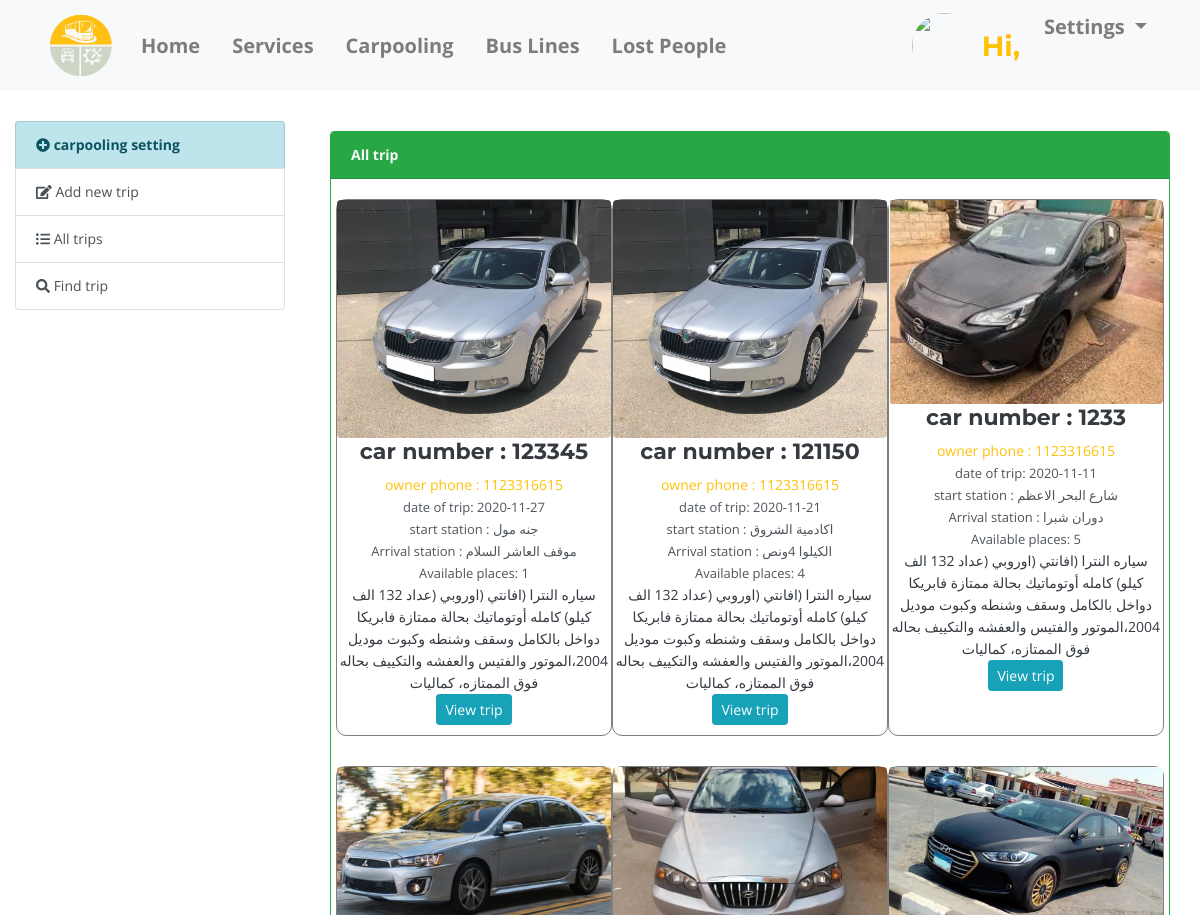
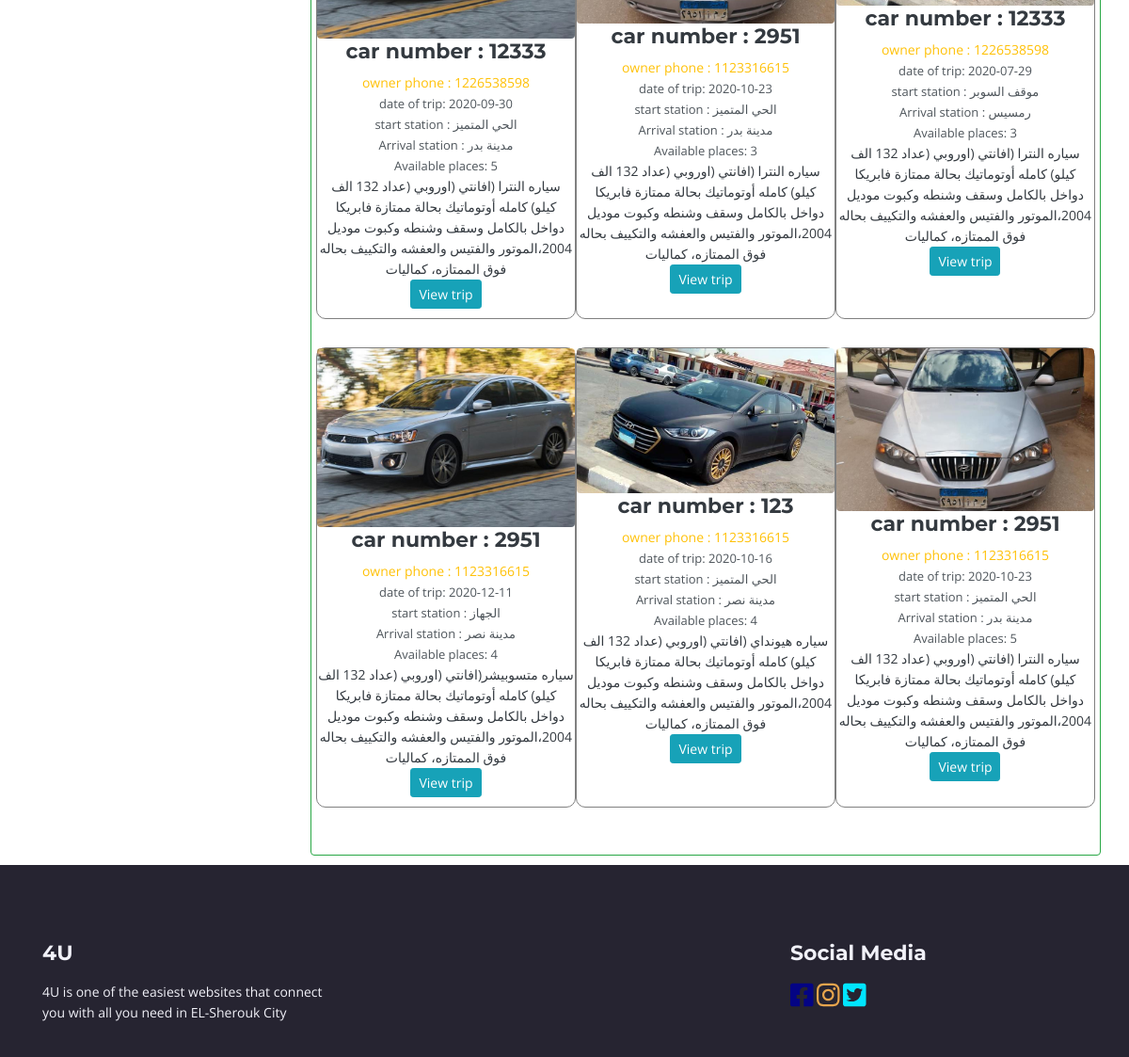
Page /graduationproject/public_html/web_main_page/all_trip.php on the committed database (2 pictures, top to bottom).
### tables this page shows
CREATE TABLE `car` (
  `car_id` int(11) NOT NULL,
  `car_number` int(11) NOT NULL,
  `phone_number` int(11) NOT NULL,
  `car_discribtion` text NOT NULL,
  `When_to_move` date NOT NULL,
  `move_time` time NOT NULL,
  `start_station` text NOT NULL,
  `Arrival_station` text NOT NULL,
  `Available_places` text NOT NULL,
  `car_image` text NOT NULL,
  `trip_add_date` text NOT NULL,
  `auther` int(11) NOT NULL
);

### graduationproject/public_html/web_main_page/all_trip.php (the view, shortened to what this page needs)
<?php
include_once("include/connect.php");
include_once("include/header.php");
include_once("include/side_bar_car.php");
?>
<div class="col-sm-9 "style="padding-top: 30px">
    <div class="col-md-12">
        <div class="row">
            <div class="col-md-12"style="margin-top: 10px ;margin-bottom: 10px" >
                <div class="card border-success">
                    <div class="card-header bg-success text-light">
                        <b>All trip </b>
                    </div>
                    <div class="card-body">
                        <div class="row">
                            <?Php
                            $car=mysqli_query($connect,"SELECT * FROM car p INNER JOIN sin_up r where p.auther =r.user_id order by 	car_id  desc limit 30");
                            while($cars=mysqli_fetch_assoc($car)){
                                echo'
<div class="col-lg-4 col-md-4 col-sm-4 col-xs-12"style="   border: 1px solid gray; border-radius: 10px;margin-bottom:30px; padding: 0px ;">
					<div class="box-part text-center">
                        <img src="../'.($cars['car_image'] == ''?'img/no-img.jpg':$cars['car_image']).'"class="rounded" width="100%"/>
						<div class="title">
							<h4 class=" text-dark"> car number : '.substr($cars['car_number'],0,11).'</h4>
							<span class="text-warning d-block">owner phone : '.substr($cars['phone_number'],0,11).'   </span>
							<span   class="d-block" style="color: #4e555b;font-size: small "> date of trip: '.$cars['When_to_move'].'</span>
							<span  class="d-block" style="color: #4e555b;font-size: small "> start station : '.$cars['start_station'] .'</span>
							<span  class="d-block" style="color: #4e555b;font-size: small "> Arrival station : '.$cars['Arrival_station'] .'</span>
							<span  class="d-block" style="color: #4e555b;font-size: small "> Available places: '.$cars['Available_places'] .'</span>
						</div>
						<div class="text">
							<span class=" text-dark" >'.$cars['car_discribtion'] .'</span>
						</div>
						<div STYLE="margin-bottom: 10px">
						<a href="view_trip.php?id='.$cars['car_id'].'"  class="btn btn-info btn-sm">View trip</a> ';
                                echo '
						<div class="mb-10"></div>
					 </div>
					 </div>
				</div>';
                            }
                            ?>
                    </div>
                    </div>
                </div>
            </div>
        </div>
    </div>
</div>
</div>
</div>
<?php
include_once("include/footer.php");
?>

### graduationproject/public_html/css/styles.css (style rules this page uses)
body, html { width: 100%; height: 100%; }
body, p { color: #f1f1f8; font: 400 0.875rem/1.375rem "Open Sans", sans-serif; }
h4 { color: #f1f1f8; font: 700 1.375rem/1.75rem "Montserrat", sans-serif; }
* { transition: all 0.5s ease; }

### rows in the picture
car: car_image (picture), car_number "123345", phone_number "1123316615", When_to_move "2020-11-27", start_station "جنه مول", Arrival_station "موقف العاشر السلام", Available_places "1", car_discribtion "سياره النترا (افانتي (اوروبي (عداد 132 الف كيلو) كامله أوتوماتيك بحالة ممتازة فابريكا دواخل بالكامل وسقف وشنطه وكبوت موديل 2004،الموتور والفتيس والعفشه والتكييف بحاله فوق الممتازه، كماليات"
car: car_image (picture), car_number "121150", phone_number "1123316615", When_to_move "2020-11-21", start_station "اكادمية الشروق", Arrival_station "الكيلوا 4ونص", Available_places "4", car_discribtion "سياره النترا (افانتي (اوروبي (عداد 132 الف كيلو) كامله أوتوماتيك بحالة ممتازة فابريكا دواخل بالكامل وسقف وشنطه وكبوت موديل 2004،الموتور والفتيس والعفشه والتكييف بحاله فوق الممتازه، كماليات"
car: car_image (picture), car_number "1233", phone_number "1123316615", When_to_move "2020-11-11", start_station "شارع البحر الاعظم", Arrival_station "دوران شبرا", Available_places "5", car_discribtion "سياره النترا (افانتي (اوروبي (عداد 132 الف كيلو) كامله أوتوماتيك بحالة ممتازة فابريكا دواخل بالكامل وسقف وشنطه وكبوت موديل 2004،الموتور والفتيس والعفشه والتكييف بحاله فوق الممتازه، كماليات"
car: car_image (picture), car_number "12333", phone_number "1226538598", When_to_move "2020-09-30", start_station "الحي المتميز", Arrival_station "مدينة بدر", Available_places "5", car_discribtion "سياره النترا (افانتي (اوروبي (عداد 132 الف كيلو) كامله أوتوماتيك بحالة ممتازة فابريكا دواخل بالكامل وسقف وشنطه وكبوت موديل 2004،الموتور والفتيس والعفشه والتكييف بحاله فوق الممتازه، كماليات"
car: car_image (picture), car_number "2951", phone_number "1123316615", When_to_move "2020-10-23", start_station "الحي المتميز", Arrival_station "مدينة بدر", Available_places "3", car_discribtion "سياره النترا (افانتي (اوروبي (عداد 132 الف كيلو) كامله أوتوماتيك بحالة ممتازة فابريكا دواخل بالكامل وسقف وشنطه وكبوت موديل 2004،الموتور والفتيس والعفشه والتكييف بحاله فوق الممتازه، كماليات"
car: car_image (picture), car_number "12333", phone_number "1226538598", When_to_move "2020-07-29", start_station "موقف السوبر", Arrival_station "رمسيس", Available_places "3", car_discribtion "سياره النترا (افانتي (اوروبي (عداد 132 الف كيلو) كامله أوتوماتيك بحالة ممتازة فابريكا دواخل بالكامل وسقف وشنطه وكبوت موديل 2004،الموتور والفتيس والعفشه والتكييف بحاله فوق الممتازه، كماليات"
car: car_image (picture), car_number "2951", phone_number "1123316615", When_to_move "2020-12-11", start_station "الجهاز", Arrival_station "مدينة نصر", Available_places "4", car_discribtion "سياره متسوبيشر(افانتي (اوروبي (عداد 132 الف كيلو) كامله أوتوماتيك بحالة ممتازة فابريكا دواخل بالكامل وسقف وشنطه وكبوت موديل 2004،الموتور والفتيس والعفشه والتكييف بحاله فوق الممتازه، كماليات"
car: car_image (picture), car_number "123", phone_number "1123316615", When_to_move "2020-10-16", start_station "الحي المتميز", Arrival_station "مدينة نصر", Available_places "4", car_discribtion "سياره هيونداي (افانتي (اوروبي (عداد 132 الف كيلو) كامله أوتوماتيك بحالة ممتازة فابريكا دواخل بالكامل وسقف وشنطه وكبوت موديل 2004،الموتور والفتيس والعفشه والتكييف بحاله فوق الممتازه، كماليات"
car: car_image (picture), car_number "2951", phone_number "1123316615", When_to_move "2020-10-23", start_station "الحي المتميز", Arrival_station "مدينة بدر", Available_places "5", car_discribtion "سياره النترا (افانتي (اوروبي (عداد 132 الف كيلو) كامله أوتوماتيك بحالة ممتازة فابريكا دواخل بالكامل وسقف وشنطه وكبوت موديل 2004،الموتور والفتيس والعفشه والتكييف بحاله فوق الممتازه، كماليات"
